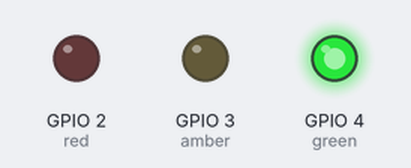
This program was run on a simulated Raspberry Pi (BCM pin numbers). Parts: output pins drawn as LEDs (lit = HIGH).

Above: at 5.0 s.
At 10.5 s:
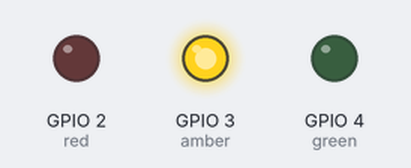
At 16.0 s:
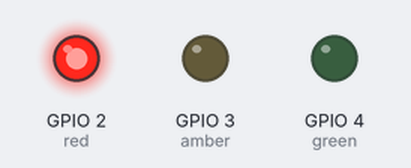
At 21.5 s:
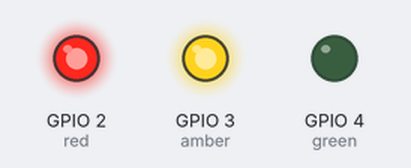
Timing chart, 0 to 28.7 s (numbered marks = the images above):
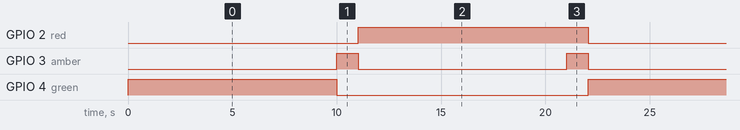

The program:

TrafficLights_2.py
```python
from gpiozero import TrafficLights
from time import sleep
from signal import pause


lights = TrafficLights(2,3,4)
'''
Connect RED LED to GPIO2
Connect AMBER LED to GPIO3
Connect GREEN LED to GPIO4
Connect GND frpm Pie to -ves of all LEDS
'''

def traffic_light_sequence():
    while True:
        yield (0,0,1) #green
        sleep(10)
        yield(0,1,0) #amber
        sleep(1)
        yield(1,0,0) #red
        sleep(10)
        yield(1,1,0)
        sleep(1)


lights.source = traffic_light_sequence()

pause()
```

Measured:
- by itself, GPIO 2 (red): alternates HIGH for 11.0 s and LOW for 11.0 s
- by itself, GPIO 3 (amber): alternates HIGH for 1.0 s and LOW for 10.0 s
- by itself, GPIO 4 (green): alternates HIGH for 10.0 s and LOW for 12.0 s
